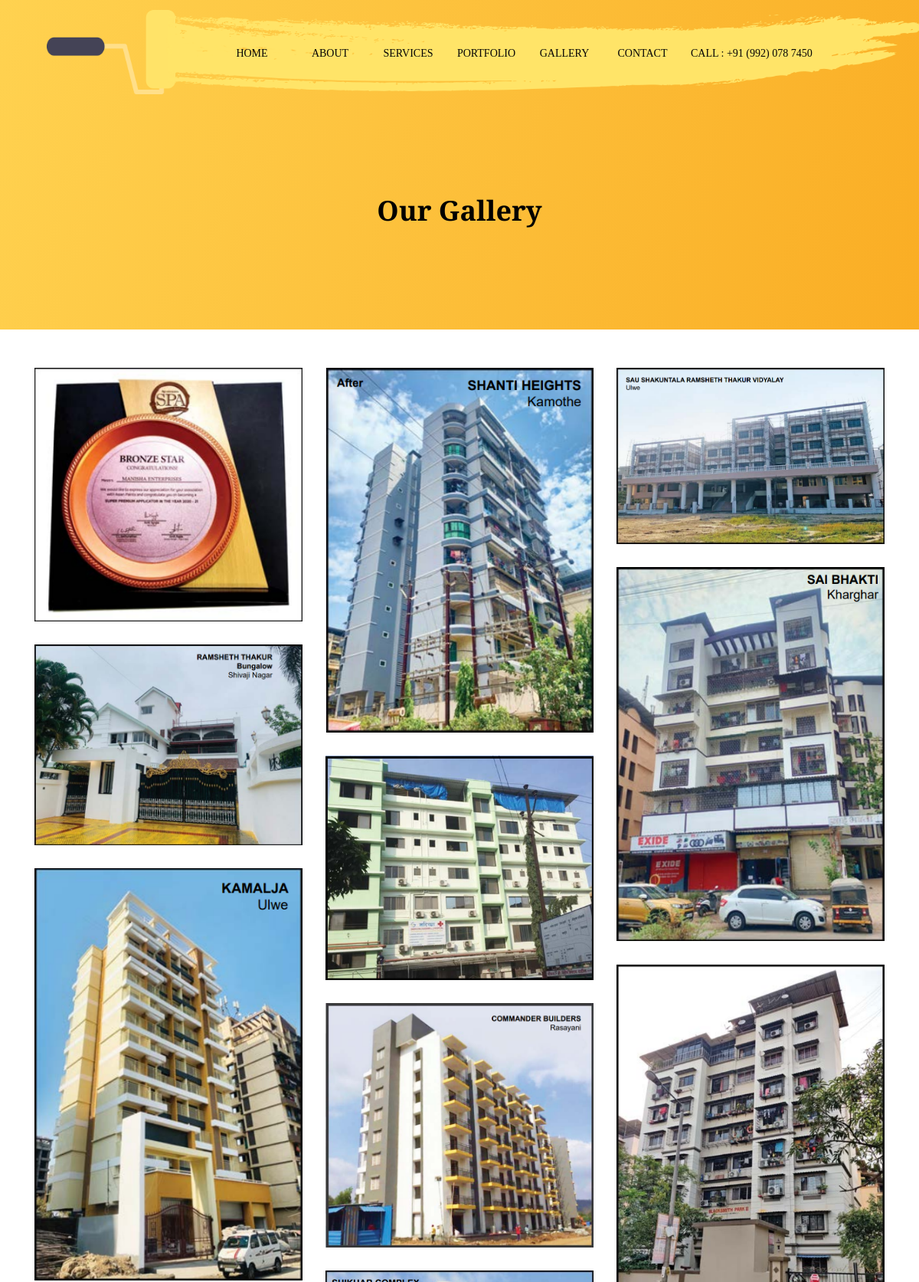
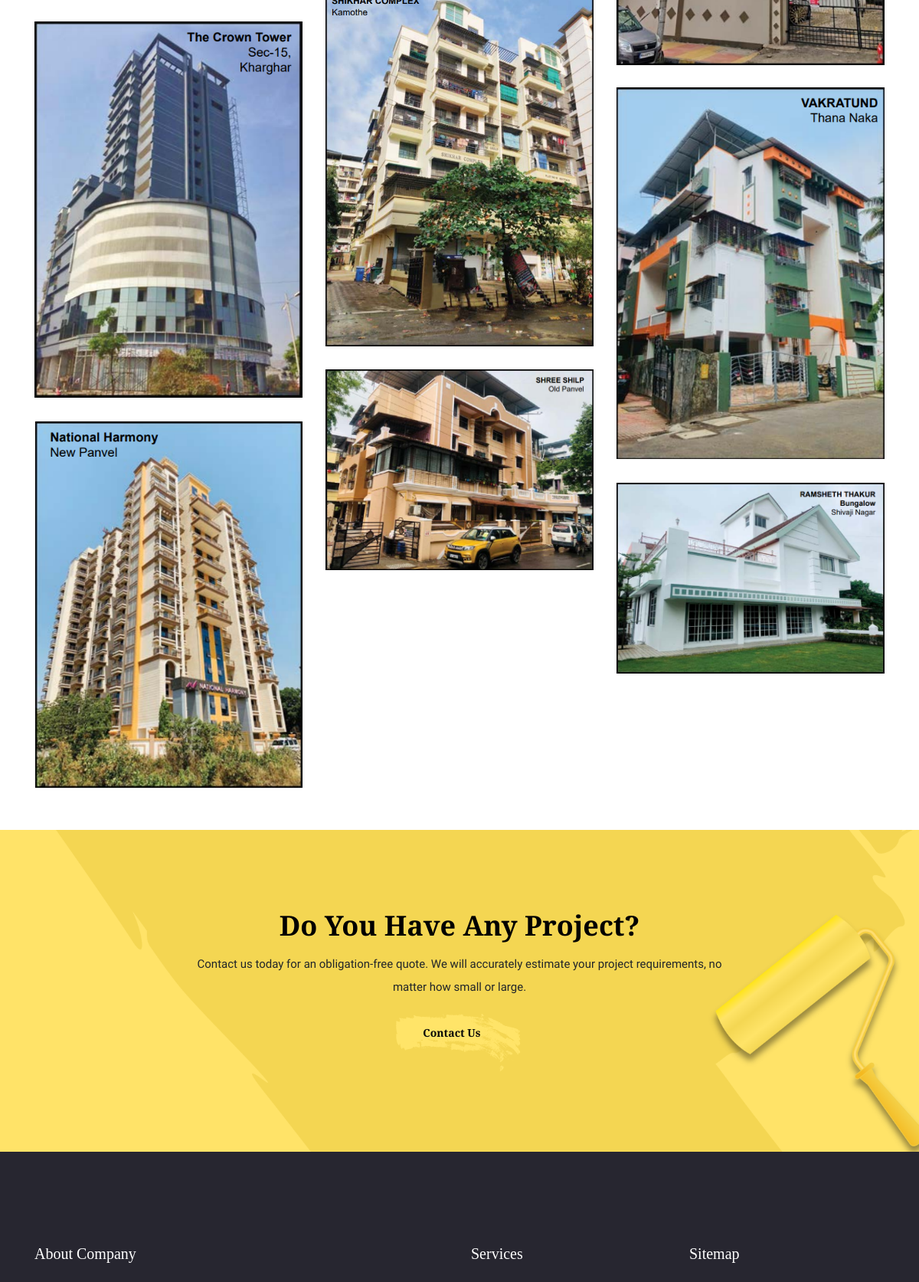
The page /gallery (upper part) on the database its author committed (2 pictures, top to bottom).
### Main/models.py (models this page shows, shortened)
class WebsiteDetail(models.Model):
    homepage_heading = models.CharField(max_length=200)
    homepage_description = models.TextField()
    homepage_about_us = RichTextField()
    On_Going_Project_Heading = models.CharField(max_length=200)
    On_Going_Project_Description = models.TextField()
    gallery_heading = models.CharField(max_length=200)
    gallery_description = models.TextField()
    bottom_contact_detail = models.TextField()
    about_company_footer = RichTextField()
    about_page_heading = models.CharField(max_length=200)
    about_first_image = models.ImageField(upload_to='pics/about')
    about_first_detail = RichTextField()
    about_second_image = models.ImageField(upload_to='pics/about')
    about_second_detail = RichTextField()
    phone_number = models.CharField(max_length=20)
    contact_email = models.CharField(max_length=50)
    short_address = models.CharField(max_length=150)
    linked_by = models.CharField(max_length=15)

class Gallery(models.Model):
    name = models.CharField(max_length=200)
    photo = models.ImageField(upload_to='pics/gallery')

### Main/views.py (the view)
# urls.py: path('gallery', views.gallery, name='gallery')
def gallery(request):
    photos = Gallery.objects.all()[::-1]
    website = WebsiteDetail.objects.get(linked_by='Website Details')
    services = Service.objects.all()
    first_five_services = services[:3]
    return render(request, 'gallery.html', {"photos":photos, "first_five_services": first_five_services, 'website':website})

### Templates/gallery.html (shortened to what this page needs)
{% load static %}
<!DOCTYPE html>
<html lang="en">
<head>
    <link rel="stylesheet" href="{% static 'css/font-awosome.css' %}">
    <link rel="stylesheet" href="{% static 'font/flaticon.css' %}">
    <link rel="stylesheet" href="{% static 'css/animate.min.css' %}">
    <link rel="stylesheet" href="{% static 'css/jquery.fancybox.min.css' %}">
    <link rel="stylesheet" href="{% static 'css/jquery-ui.css' %}">
    <link rel="stylesheet" href="{% static 'css/bootstrap.min.css' %}">
    <link rel="stylesheet" href="{% static 'css/style.css' %}">
    <link rel="stylesheet" href="{% static 'css/responsive.css' %}">
</head>
<body>
    <header class="header-area" style="z-index: 100;">
        <div class="container">
            <div class="paint-nav nav-fixed">
                <nav class="navbar navbar-expand-lg navbar-light bg-light">
                    <a class="navbar-brand" href="/"><img src="{% static 'images/logo.png' %}" alt="Manisha Enterprice"></a>
                    <div class="collapse navbar-collapse" id="navbarNav">
                        <ul class="navbar-nav hp-1-nav ml-auto mt-2">
                            <li class="nav-item  dropdown">
                                <a class="nav-link" href="/">Home</a>
                            </li>
                            <li class="nav-item  dropdown">
                                <a class="nav-link" href="{% url 'about' %}">About</a>
                            </li>
                            <li class="nav-item  dropdown">
                                <a class="nav-link" href="{% url 'services' %}">Services</a>
                            </li>
                            <li class="nav-item ">
                                <a class="nav-link" href="{% url 'portfolio' %}">Portfolio</a>
                            </li>
                            <li class="nav-item">
                                <a class="nav-link" href="{% url 'gallery' %}">Gallery</a>
                            </li>
                            <li class="nav-item ">
                                <a class="nav-link" href="{% url 'contact' %}">Contact</a>
                            </li>
                            <li class="nav-item">
                                <a class="nav-link last" href="tel:{{website.phone_number}}">Call : {{website.phone_number}}</a>
                            </li>
                        </ul>
                    </div>
                </nav>
            </div>
        </div>
    </header>
    <section class="service-area">
        <div class="container">
            <div class="row">
                <h1 class="wow zoomIn" data-wow-delay=".5s">Our Gallery</h1>
            </div>
        </div>
    </section>
    <section class="our-portfolio">
        <div class="container">
            <div class="row">
                <div class="col-md-8 offset-md-2">
                </div>
            </div>
        </div>
        <div class="container">
            <div class="row my-shuffle-container">
                {% for photo in photos %}
                <div class="col-md-4 single-portfolio" style="z-index: 10;">
                    <div class="aspect__inner">
                        <img src="{{ photo.photo.url }}" alt="{{photo.name}}"  />
                    </div>
                </div>
                {% endfor %}
                <div class="col-md-1 my-sizer-elementac"></div>
            </div>
        </div>
        <br>
    </section>
    <section class="project-ask">
        <div class="container">
            <div class="pro-ask-content">
                <h1 data-aos="slide-in-left">Do You Have Any Project?</h1>
                <p>{{website.bottom_contact_detail}}</p>
                <div class="btn-contact wow zoomIn" data-wow-delay=".5s">
                    <span class="con-btn"><a href="{% url 'contact' %}">Contact Us</a></span>
                </div>
            </div>
        </div>
    </section>
    <section class="footer-nav">
        <div class="container">
            <div class="footer-content">
                <div class="row">
                    <div class="col-md-6">
                        <div class="about-company">
                            <h4>About Company</h4>
                        </div>
                    </div>
                    <div class="col-md-3">
                        <div class="about-company">
                            <h4>Services</h4>
                        </div>
                    </div>
                    <div class="col-md-3">
                        <div class="about-company">
                            <h4>Sitemap</h4>
                        </div>
                    </div>
                </div>
            </div>
        </div>
    </section>
</body>
</html>

### static/css/style.css (style rules this page uses)
h1, h2, h3, h4, h5, h6 { margin: 0; font-family: "Arvo", serif; font-weight: 700; color: #000; letter-spacing: 0px; }
a { color: #060707; }
h1 { font-size: 36px; line-height: 50px; letter-spacing: 0px; margin-bottom: 0px; }
h4 { font-size: 20px; line-height: 27px; }
p { font-family: "Muli", sans-serif; font-size: 15px; font-weight: normal; letter-spacing: 0; line-height: 30px; margin: 0; }
* { -webkit-box-sizing: border-box; -moz-box-sizing: border-box; box-sizing: border-box; }
.paint-nav .navbar-brand img { height: 110px; }
.paint-nav .navbar-light .navbar-nav li.nav-item { padding: 12px 0px 5px; height: 50px; cursor: pointer; position: relative; margin-top: 18px; min-width: 102px; text-align: center; }
.paint-nav .navbar-light .navbar-nav .nav-link { padding: 10px 12px; cursor: pointer; text-align: center; display: inline-block; font-size: 14px; font-family: "Arvo", serif; text-transform: uppercase; color: rgb(5, 5, 5); }
.paint-nav .navbar-light .navbar-nav li.nav-item.dropdown > a { position: relative; }
.paint-nav .navbar-light .navbar-nav li.nav-item.dropdown > a:after { position: absolute; content: "\f0d7"; font-family: fontawesome; right: 0px; top: 10px; display: none; }
.paint-nav .bg-light { background-color: transparent !important; }
header.header-area { position: absolute; z-index: 20000; top: 0; right: 0; left: 0; }
.navbar-nav.hp-1-nav { background-image: url(../images/nav-backg.png); left: 172px; width: 90%; height: 100px; top: 11px; padding-left: 61px; background-size: contain; background-repeat: no-repeat; position: absolute; }
.btn-contact { -webkit-mask: url(../images/li.svg) no-repeat; background-color: #ffe468; width: 200px; margin: 0px auto; transition: 0.5s ease; padding: 50px 0px; position: relative; }
.btn-contact::after { content: ""; height: 100%; padding: 50px 0px; position: absolute; width: 0; top: 0; left: 0; background-color: #ffa868; transition: 0.9s ease; }
.con-btn { position: absolute; font-family: "Arvo", serif; line-height: 90px; font-size: 14px; left: 0; right: 20px; top: 0; z-index: 1; font-weight: 600; }
.project-ask { background: url(../images/proj-ask.png); width: 100%; text-align: center; overflow: hidden; background-position: center; background-repeat: no-repeat; background-size: cover; }
.pro-ask-content h1 { font-weight: 600; }
.pro-ask-content { padding: 100px 0px; }
.pro-ask-content p { width: 66%; padding-top: 10px; margin: 0px auto; }
section.footer-nav { color: #fff; overflow: hidden; padding: 100px 0px 80px 0px; background-color: #272630; }
.footer-content { padding-top: 20px; }
.about-company h4 { padding-bottom: 20px; color: #fff; font-weight: 500; }
.service-area { text-align: center; position: relative; overflow: hidden; top: 0; left: 0; right: 0; width: 100%; background-image: -moz-linear-gradient( -18deg, rgb(255, 210, 80) 0%, rgb(250, 173, 36) 100% ); background-image: -webkit-linear-gradient( -18deg, rgb(255, 210, 80) 0%, rgb(250, 173, 36) 100% ); background-image: -ms-linear-gradient( -18deg, rgb(255, 210, 80) 0%, rgb(250, 173, 36) 100% ); }
.service-area h1 { padding: 250px 0px 130px 0px; text-align: center; margin: 0 auto; }
.single-portfolio img { width: 100%; }
.single-portfolio { position: relative; overflow: hidden; margin: 0px auto 30px; z-index: 1; }
.aspect__inner { position: relative; overflow: hidden; }
.aspect__inner::before { position: absolute; content: ""; left: -100%; top: 20px; overflow: hidden; z-index: 1; transition: 0.5s ease; width: calc(100% - 40px); height: calc(100% - 40px); background-color: rgba(0, 0, 0, 0.751); }
::placeholder { color: #d0d0d0 !important; }
* { box-sizing: border-box; }

### rows shown on the page
WebsiteDetail: phone_number "+91 (992) 078 7450", bottom_contact_detail "Contact us today for an obligation-free quote. We will accurately estimate your project requirements, no matter how small or large."
Gallery: photo (picture)
Gallery: photo (picture)
Gallery: photo (picture)
Gallery: photo (picture)
Gallery: photo (picture)
Gallery: photo (picture)
Gallery: photo (picture)
Gallery: photo (picture)
Gallery: photo (picture)
Gallery: photo (picture)
Gallery: photo (picture)
Gallery: photo (picture)
Gallery: photo (picture)
Gallery: photo (picture)
Gallery: photo (picture)
